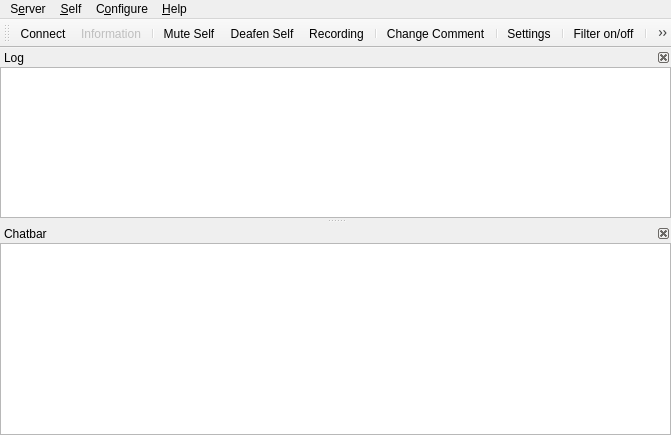
<?xml version="1.0" encoding="UTF-8"?>
<ui version="4.0">
 <class>MainWindow</class>
 <widget class="QMainWindow" name="MainWindow">
  <property name="geometry">
   <rect>
    <x>0</x>
    <y>0</y>
    <width>671</width>
    <height>435</height>
   </rect>
  </property>
  <property name="windowTitle">
   <string>Mumble</string>
  </property>
  <property name="dockOptions">
   <set>QMainWindow::AllowNestedDocks|QMainWindow::AnimatedDocks</set>
  </property>
  <property name="unifiedTitleAndToolBarOnMac">
   <bool>true</bool>
  </property>
  <widget class="UserView" name="qtvUsers">
   <property name="contextMenuPolicy">
    <enum>Qt::CustomContextMenu</enum>
   </property>
   <property name="acceptDrops">
    <bool>true</bool>
   </property>
   <property name="dragEnabled">
    <bool>true</bool>
   </property>
   <property name="rootIsDecorated">
    <bool>false</bool>
   </property>
   <property name="uniformRowHeights">
    <bool>true</bool>
   </property>
   <property name="headerHidden">
    <bool>true</bool>
   </property>
   <attribute name="headerVisible">
    <bool>false</bool>
   </attribute>
  </widget>
  <widget class="QMenuBar" name="menubar">
   <property name="geometry">
    <rect>
     <x>0</x>
     <y>0</y>
     <width>671</width>
     <height>22</height>
    </rect>
   </property>
   <widget class="QMenu" name="qmConfig">
    <property name="title">
     <string>C&amp;onfigure</string>
    </property>
    <addaction name="qaConfigDialog"/>
   </widget>
   <widget class="QMenu" name="qmHelp">
    <property name="title">
     <string>&amp;Help</string>
    </property>
    <addaction name="qaHelpWhatsThis"/>
    <addaction name="separator"/>
    <addaction name="qaHelpAbout"/>
    <addaction name="qaHelpAboutQt"/>
    <addaction name="separator"/>
    <addaction name="qaHelpVersionCheck"/>
   </widget>
   <widget class="QMenu" name="qmServer">
    <property name="title">
     <string>S&amp;erver</string>
    </property>
   </widget>
   <widget class="QMenu" name="qmSelf">
    <property name="title">
     <string>&amp;Self</string>
    </property>
    <addaction name="qaAudioMute"/>
    <addaction name="qaAudioDeaf"/>
    <addaction name="qaSelfPrioritySpeaker"/>
    <addaction name="separator"/>
    <addaction name="qaRecording"/>
    <addaction name="separator"/>
    <addaction name="qaSelfComment"/>
    <addaction name="qaServerTexture"/>
    <addaction name="qaServerTextureRemove"/>
    <addaction name="separator"/>
    <addaction name="qaSelfRegister"/>
    <addaction name="qaAudioStats"/>
   </widget>
   <addaction name="qmServer"/>
   <addaction name="qmSelf"/>
   <addaction name="qmConfig"/>
   <addaction name="qmHelp"/>
  </widget>
  <widget class="QDockWidget" name="qdwLog">
   <property name="minimumSize">
    <size>
     <width>250</width>
     <height>93</height>
    </size>
   </property>
   <property name="features">
    <set>QDockWidget::DockWidgetClosable|QDockWidget::DockWidgetMovable</set>
   </property>
   <property name="windowTitle">
    <string>Log</string>
   </property>
   <attribute name="dockWidgetArea">
    <number>1</number>
   </attribute>
   <widget class="LogTextBrowser" name="qteLog">
    <property name="contextMenuPolicy">
     <enum>Qt::CustomContextMenu</enum>
    </property>
    <property name="whatsThis">
     <string>This shows all recent activity. Connecting to servers, errors and information messages all show up here.&lt;br /&gt;To configure exactly which messages show up here, use the &lt;b&gt;Settings&lt;/b&gt; command from the menu.</string>
    </property>
    <property name="openLinks">
     <bool>false</bool>
    </property>
   </widget>
  </widget>
  <widget class="QDockWidget" name="qdwChat">
   <property name="sizePolicy">
    <sizepolicy hsizetype="Preferred" vsizetype="Preferred">
     <horstretch>0</horstretch>
     <verstretch>0</verstretch>
    </sizepolicy>
   </property>
   <property name="toolTip">
    <string/>
   </property>
   <property name="whatsThis">
    <string>This is the chatbar&lt;br /&gt;If you enter text here and then press enter the text is sent to the user or channel that was selected. If nothing is selected the message is sent to your current channel.</string>
   </property>
   <property name="features">
    <set>QDockWidget::DockWidgetClosable|QDockWidget::DockWidgetMovable</set>
   </property>
   <property name="windowTitle">
    <string>Chatbar</string>
   </property>
   <attribute name="dockWidgetArea">
    <number>1</number>
   </attribute>
   <widget class="ChatbarTextEdit" name="qteChat">
    <property name="sizePolicy">
     <sizepolicy hsizetype="Expanding" vsizetype="MinimumExpanding">
      <horstretch>0</horstretch>
      <verstretch>0</verstretch>
     </sizepolicy>
    </property>
    <property name="maximumSize">
     <size>
      <width>16777215</width>
      <height>16777215</height>
     </size>
    </property>
    <property name="acceptRichText">
     <bool>false</bool>
    </property>
   </widget>
  </widget>
  <widget class="QToolBar" name="qtIconToolbar">
   <property name="windowTitle">
    <string>Icon Toolbar</string>
   </property>
   <attribute name="toolBarArea">
    <enum>TopToolBarArea</enum>
   </attribute>
   <attribute name="toolBarBreak">
    <bool>false</bool>
   </attribute>
   <addaction name="qaServerConnect"/>
   <addaction name="qaServerInformation"/>
   <addaction name="separator"/>
   <addaction name="qaAudioMute"/>
   <addaction name="qaAudioDeaf"/>
   <addaction name="qaRecording"/>
   <addaction name="separator"/>
   <addaction name="qaSelfComment"/>
   <addaction name="separator"/>
   <addaction name="qaConfigDialog"/>
   <addaction name="separator"/>
   <addaction name="qaFilterToggle"/>
   <addaction name="separator"/>
   <addaction name="qaSearch"/>
  </widget>
  <action name="qaQuit">
   <property name="text">
    <string>&amp;Quit Mumble</string>
   </property>
   <property name="toolTip">
    <string>Closes the program</string>
   </property>
   <property name="whatsThis">
    <string>Exits the application.</string>
   </property>
   <property name="shortcut">
    <string>Ctrl+Q</string>
   </property>
  </action>
  <action name="qaHide">
   <property name="text">
    <string>&amp;Hide Mumble</string>
   </property>
   <property name="toolTip">
    <string>Hides the main Mumble window.</string>
   </property>
   <property name="whatsThis">
    <string>Hides the main Mumble window. Restore by clicking on the tray icon or starting Mumble again.</string>
   </property>
  </action>
  <action name="qaServerConnect">
   <property name="icon">
    <iconset>
     <normaloff>skin:categories/applications-internet.svg</normaloff>skin:categories/applications-internet.svg</iconset>
   </property>
   <property name="text">
    <string>&amp;Connect...</string>
   </property>
   <property name="toolTip">
    <string>Open the server connection dialog</string>
   </property>
   <property name="whatsThis">
    <string>Shows a dialog of registered servers, and also allows quick-connect.</string>
   </property>
   <property name="iconVisibleInMenu">
    <bool>false</bool>
   </property>
  </action>
  <action name="qaServerDisconnect">
   <property name="enabled">
    <bool>false</bool>
   </property>
   <property name="text">
    <string>&amp;Disconnect</string>
   </property>
   <property name="toolTip">
    <string>Disconnect from server</string>
   </property>
   <property name="whatsThis">
    <string>Disconnects you from the server.</string>
   </property>
  </action>
  <action name="qaServerBanList">
   <property name="enabled">
    <bool>false</bool>
   </property>
   <property name="text">
    <string>&amp;Ban list...</string>
   </property>
   <property name="toolTip">
    <string>Edit ban list on server</string>
   </property>
   <property name="whatsThis">
    <string>This lets you edit the server-side IP ban list.</string>
   </property>
  </action>
  <action name="qaServerInformation">
   <property name="enabled">
    <bool>false</bool>
   </property>
   <property name="icon">
    <iconset>
     <normaloff>skin:Information_icon.svg</normaloff>skin:Information_icon.svg</iconset>
   </property>
   <property name="text">
    <string>&amp;Information...</string>
   </property>
   <property name="toolTip">
    <string>Show information about the server connection</string>
   </property>
   <property name="whatsThis">
    <string>This will show extended information about the connection to the server.</string>
   </property>
   <property name="iconVisibleInMenu">
    <bool>false</bool>
   </property>
  </action>
  <action name="qaUserKick">
   <property name="text">
    <string>&amp;Kick...</string>
   </property>
   <property name="toolTip">
    <string>Kick user (with reason)</string>
   </property>
   <property name="whatsThis">
    <string>Kick selected user off server. You'll be asked to specify a reason.</string>
   </property>
  </action>
  <action name="qaUserMute">
   <property name="checkable">
    <bool>true</bool>
   </property>
   <property name="text">
    <string>&amp;Mute</string>
   </property>
   <property name="toolTip">
    <string>Mute user</string>
   </property>
   <property name="whatsThis">
    <string>Mute or unmute user on server. Unmuting a deafened user will also undeafen them.</string>
   </property>
  </action>
  <action name="qaUserBan">
   <property name="text">
    <string>&amp;Ban...</string>
   </property>
   <property name="toolTip">
    <string>Kick and ban user (with reason)</string>
   </property>
   <property name="whatsThis">
    <string>Kick and ban selected user from server. You'll be asked to specify a reason.</string>
   </property>
  </action>
  <action name="qaUserDeaf">
   <property name="checkable">
    <bool>true</bool>
   </property>
   <property name="text">
    <string>&amp;Deafen</string>
   </property>
   <property name="toolTip">
    <string>Deafen user</string>
   </property>
   <property name="whatsThis">
    <string>Deafen or undeafen user on server. Deafening a user will also mute them.</string>
   </property>
  </action>
  <action name="qaUserLocalIgnore">
   <property name="checkable">
    <bool>true</bool>
   </property>
   <property name="text">
    <string>Ignore Messages</string>
   </property>
   <property name="toolTip">
    <string>Locally ignore user's text chat messages.</string>
   </property>
   <property name="whatsThis">
    <string>Silently drops all text messages from the user.</string>
   </property>
  </action>
  <action name="qaUserLocalVolume">
   <property name="text">
    <string>Local Volume Adjustment...</string>
   </property>
   <property name="toolTip">
    <string>Locally adjust the user's speech volume.</string>
   </property>
   <property name="whatsThis">
    <string>Opens a dialog with a volume slider. Use this on other users in the same room.</string>
   </property>
  </action>
  <action name="qaUserLocalMute">
   <property name="checkable">
    <bool>true</bool>
   </property>
   <property name="text">
    <string>&amp;Local Mute</string>
   </property>
   <property name="toolTip">
    <string>Mute user locally</string>
   </property>
   <property name="whatsThis">
    <string>Mute or unmute user locally. Use this on other users in the same room.</string>
   </property>
  </action>
  <action name="qaUserTextMessage">
   <property name="text">
    <string>Send &amp;Message...</string>
   </property>
   <property name="toolTip">
    <string>Send a Text Message</string>
   </property>
   <property name="whatsThis">
    <string>Sends a text message to another user.</string>
   </property>
  </action>
  <action name="qaChannelAdd">
   <property name="text">
    <string>&amp;Add...</string>
   </property>
   <property name="toolTip">
    <string>Add new channel</string>
   </property>
   <property name="whatsThis">
    <string>This adds a new sub-channel to the currently selected channel.</string>
   </property>
  </action>
  <action name="qaChannelRemove">
   <property name="text">
    <string>&amp;Remove...</string>
   </property>
   <property name="toolTip">
    <string>Remove channel</string>
   </property>
   <property name="whatsThis">
    <string>This removes a channel and all sub-channels.</string>
   </property>
  </action>
  <action name="qaChannelACL">
   <property name="text">
    <string>&amp;Edit...</string>
   </property>
   <property name="toolTip">
    <string>Edit Groups and ACL for channel</string>
   </property>
   <property name="whatsThis">
    <string>This opens the Group and ACL dialog for the channel, to control permissions.</string>
   </property>
  </action>
  <action name="qaChannelLink">
   <property name="text">
    <string>&amp;Link</string>
   </property>
   <property name="toolTip">
    <string>Link your channel to another channel</string>
   </property>
   <property name="whatsThis">
    <string>This links your current channel to the selected channel. If users in a channel have permission to speak in the other channel, users can now hear each other. This is a permanent link, and will last until manually unlinked or the server is restarted. Please see the shortcuts for push-to-link.</string>
   </property>
  </action>
  <action name="qaChannelUnlink">
   <property name="text">
    <string comment="Channel">&amp;Unlink</string>
   </property>
   <property name="toolTip">
    <string>Unlink your channel from another channel</string>
   </property>
   <property name="whatsThis">
    <string>This unlinks your current channel from the selected channel.</string>
   </property>
  </action>
  <action name="qaChannelUnlinkAll">
   <property name="text">
    <string>&amp;Unlink All</string>
   </property>
   <property name="toolTip">
    <string>Unlinks your channel from all linked channels.</string>
   </property>
   <property name="whatsThis">
    <string>This unlinks your current channel (not the selected one) from all linked channels.</string>
   </property>
  </action>
  <action name="qaAudioReset">
   <property name="text">
    <string>&amp;Reset</string>
   </property>
   <property name="toolTip">
    <string>Reset audio preprocessor</string>
   </property>
   <property name="whatsThis">
    <string>This will reset the audio preprocessor, including noise cancellation, automatic gain and voice activity detection. If something suddenly worsens the audio environment (like dropping the microphone) and it was temporary, use this to avoid having to wait for the preprocessor to readjust.</string>
   </property>
  </action>
  <action name="qaAudioMute">
   <property name="checkable">
    <bool>true</bool>
   </property>
   <property name="icon">
    <iconset>
     <normaloff>skin:actions/audio-input-microphone.svg</normaloff>
     <normalon>skin:actions/audio-input-microphone-muted.svg</normalon>
     <activeon>skin:actions/audio-input-microphone-muted.svg</activeon>skin:actions/audio-input-microphone.svg</iconset>
   </property>
   <property name="text">
    <string>&amp;Mute Self</string>
   </property>
   <property name="toolTip">
    <string>Mute yourself</string>
   </property>
   <property name="whatsThis">
    <string>Mute or unmute yourself. When muted, you will not send any data to the server. Unmuting while deafened will also undeafen.</string>
   </property>
   <property name="iconVisibleInMenu">
    <bool>false</bool>
   </property>
  </action>
  <action name="qaAudioDeaf">
   <property name="checkable">
    <bool>true</bool>
   </property>
   <property name="icon">
    <iconset>
     <normaloff>skin:self_undeafened.svg</normaloff>
     <normalon>skin:deafened_self.svg</normalon>
     <activeon>skin:deafened_self.svg</activeon>skin:self_undeafened.svg</iconset>
   </property>
   <property name="text">
    <string>&amp;Deafen Self</string>
   </property>
   <property name="toolTip">
    <string>Deafen yourself</string>
   </property>
   <property name="whatsThis">
    <string>Deafen or undeafen yourself. When deafened, you will not hear anything. Deafening yourself will also mute.</string>
   </property>
   <property name="iconVisibleInMenu">
    <bool>false</bool>
   </property>
  </action>
  <action name="qaAudioTTS">
   <property name="checkable">
    <bool>false</bool>
   </property>
   <property name="text">
    <string>&amp;Text-To-Speech</string>
   </property>
   <property name="toolTip">
    <string>Toggle Text-To-Speech</string>
   </property>
   <property name="whatsThis">
    <string>Enable or disable the text-to-speech engine. Only messages enabled for TTS in the Configuration dialog will actually be spoken.</string>
   </property>
  </action>
  <action name="qaAudioStats">
   <property name="text">
    <string>Audio S&amp;tatistics...</string>
   </property>
   <property name="toolTip">
    <string>Display audio statistics</string>
   </property>
   <property name="whatsThis">
    <string>Pops up a small dialog with information about your current audio input.</string>
   </property>
  </action>
  <action name="qaAudioUnlink">
   <property name="text">
    <string>&amp;Unlink Plugins</string>
   </property>
   <property name="toolTip">
    <string>Forcibly unlink plugin</string>
   </property>
   <property name="whatsThis">
    <string>This forces the current plugin to unlink, which is handy if it is reading completely wrong data.</string>
   </property>
  </action>
  <action name="qaConfigDialog">
   <property name="icon">
    <iconset>
     <normaloff>skin:config_basic.png</normaloff>skin:config_basic.png</iconset>
   </property>
   <property name="text">
    <string>&amp;Settings...</string>
   </property>
   <property name="toolTip">
    <string>Configure Mumble</string>
   </property>
   <property name="whatsThis">
    <string>Allows you to change most settings for Mumble.</string>
   </property>
   <property name="menuRole">
    <enum>QAction::PreferencesRole</enum>
   </property>
   <property name="iconVisibleInMenu">
    <bool>false</bool>
   </property>
  </action>
  <action name="qaFilterToggle">
   <property name="checkable">
    <bool>true</bool>
   </property>
   <property name="icon">
    <iconset>
     <normaloff>skin:filter_off.svg</normaloff>
     <normalon>skin:filter_on.svg</normalon>
     <activeon>skin:filter_on.svg</activeon>skin:filter_off.svg</iconset>
   </property>
   <property name="text">
    <string>&amp;Filter on/off</string>
   </property>
   <property name="toolTip">
    <string>Toggle the channel filter (Ctrl+F)</string>
   </property>
   <property name="whatsThis">
    <string>Enable or disable the filtering of select channels.
By default all empty channels will be filtered.
You can mark additional channels for filtering from
the channel's context menu.</string>
   </property>
   <property name="shortcut">
    <string>Ctrl+F</string>
   </property>
   <property name="iconVisibleInMenu">
    <bool>false</bool>
   </property>
  </action>
  <action name="qaAudioWizard">
   <property name="text">
    <string>&amp;Audio Wizard...</string>
   </property>
   <property name="toolTip">
    <string>Start the audio configuration wizard</string>
   </property>
   <property name="whatsThis">
    <string>This will guide you through the process of configuring your audio hardware.</string>
   </property>
  </action>
  <action name="qaDeveloperConsole">
   <property name="text">
    <string>Developer &amp;Console...</string>
   </property>
   <property name="toolTip">
    <string>Show the Developer Console</string>
   </property>
   <property name="whatsThis">
    <string>Shows the Mumble Developer Console, where Mumble's log output can be inspected.</string>
   </property>
  </action>
  <action name="qaHelpWhatsThis">
   <property name="text">
    <string>&amp;What's This?</string>
   </property>
   <property name="toolTip">
    <string>Enter What's This? mode</string>
   </property>
   <property name="whatsThis">
    <string>Click this to enter &quot;What's This?&quot; mode. Your cursor will turn into a question mark. Click on any button, menu choice or area to show a description of what it is.</string>
   </property>
  </action>
  <action name="qaHelpAbout">
   <property name="text">
    <string>&amp;About...</string>
   </property>
   <property name="toolTip">
    <string>Information about Mumble</string>
   </property>
   <property name="whatsThis">
    <string>Shows a small dialog with information and license for Mumble.</string>
   </property>
   <property name="menuRole">
    <enum>QAction::AboutRole</enum>
   </property>
  </action>
  <action name="qaHelpAboutSpeex">
   <property name="text">
    <string>About &amp;Speex...</string>
   </property>
   <property name="toolTip">
    <string>Information about Speex</string>
   </property>
   <property name="whatsThis">
    <string>Shows a small dialog with information about Speex.</string>
   </property>
   <property name="menuRole">
    <enum>QAction::ApplicationSpecificRole</enum>
   </property>
  </action>
  <action name="qaHelpAboutQt">
   <property name="text">
    <string>About &amp;Qt...</string>
   </property>
   <property name="toolTip">
    <string>Information about Qt</string>
   </property>
   <property name="whatsThis">
    <string>Shows a small dialog with information about Qt.</string>
   </property>
   <property name="menuRole">
    <enum>QAction::AboutQtRole</enum>
   </property>
  </action>
  <action name="qaHelpVersionCheck">
   <property name="text">
    <string>Check for &amp;Updates</string>
   </property>
   <property name="toolTip">
    <string>Check for new version of Mumble</string>
   </property>
   <property name="whatsThis">
    <string>Connects to the Mumble webpage to check if a new version is available, and notifies you with an appropriate download URL if this is the case.</string>
   </property>
  </action>
  <action name="qaChannelSendMessage">
   <property name="text">
    <string>Send &amp;Message...</string>
   </property>
   <property name="toolTip">
    <string>Send a Text Message</string>
   </property>
   <property name="whatsThis">
    <string>Sends a text message to all users in a channel.</string>
   </property>
  </action>
  <action name="qaChannelCopyURL">
   <property name="text">
    <string>&amp;Copy URL</string>
   </property>
   <property name="toolTip">
    <string>Copies a link to this channel to the clipboard.</string>
   </property>
   <property name="whatsThis">
    <string>Copies a link to this channel to the clipboard.</string>
   </property>
  </action>
  <action name="qaConfigMinimal">
   <property name="checkable">
    <bool>true</bool>
   </property>
   <property name="text">
    <string>&amp;Minimal View</string>
   </property>
   <property name="toolTip">
    <string>Toggle minimal window modes</string>
   </property>
   <property name="whatsThis">
    <string>This will toggle minimal mode, where the log window and menu is hidden.</string>
   </property>
  </action>
  <action name="qaConfigHideFrame">
   <property name="checkable">
    <bool>true</bool>
   </property>
   <property name="text">
    <string>Hide Frame</string>
   </property>
   <property name="toolTip">
    <string>Toggle showing frame on minimal window</string>
   </property>
   <property name="whatsThis">
    <string>This will toggle whether the minimal window should have a frame for moving and resizing.</string>
   </property>
  </action>
  <action name="qaConfigCert">
   <property name="text">
    <string>&amp;Certificate Wizard...</string>
   </property>
   <property name="toolTip">
    <string>Configure certificates for strong authentication</string>
   </property>
   <property name="whatsThis">
    <string>This starts the wizard for creating, importing and exporting certificates for authentication against servers.</string>
   </property>
  </action>
  <action name="qaUserRegister">
   <property name="text">
    <string>&amp;Register...</string>
   </property>
   <property name="toolTip">
    <string>Register user on server</string>
   </property>
   <property name="whatsThis">
    <string>This will permanently register the user on the server.</string>
   </property>
  </action>
  <action name="qaUserFriendAdd">
   <property name="text">
    <string>Add &amp;Friend</string>
   </property>
   <property name="toolTip">
    <string>Adds a user as your friend.</string>
   </property>
   <property name="whatsThis">
    <string>This will add the user as a friend, so you can recognize him on this and other servers.</string>
   </property>
  </action>
  <action name="qaUserFriendRemove">
   <property name="text">
    <string>&amp;Remove Friend</string>
   </property>
   <property name="toolTip">
    <string>Removes a user from your friends.</string>
   </property>
   <property name="whatsThis">
    <string>This will remove a user from your friends list.</string>
   </property>
  </action>
  <action name="qaUserFriendUpdate">
   <property name="text">
    <string>&amp;Update Friend</string>
   </property>
   <property name="toolTip">
    <string>Update name of your friend.</string>
   </property>
   <property name="whatsThis">
    <string>Your friend uses a different name than what is in your database. This will update the name.</string>
   </property>
  </action>
  <action name="qaServerUserList">
   <property name="text">
    <string>Registered &amp;Users...</string>
   </property>
   <property name="toolTip">
    <string>Edit registered users list</string>
   </property>
   <property name="whatsThis">
    <string>This opens the editor for registered users, which allow you to change their name or unregister them.</string>
   </property>
  </action>
  <action name="qaServerTexture">
   <property name="text">
    <string>Change &amp;Avatar...</string>
   </property>
   <property name="toolTip">
    <string>Change your avatar image on this server</string>
   </property>
  </action>
  <action name="qaServerTokens">
   <property name="text">
    <string>&amp;Access Tokens...</string>
   </property>
   <property name="toolTip">
    <string>Add or remove text-based access tokens</string>
   </property>
  </action>
  <action name="qaServerTextureRemove">
   <property name="text">
    <string>&amp;Remove Avatar</string>
   </property>
   <property name="toolTip">
    <string>Remove currently defined avatar image.</string>
   </property>
  </action>
  <action name="qaUserCommentReset">
   <property name="text">
    <string>Reset &amp;Comment...</string>
   </property>
   <property name="toolTip">
    <string>Reset the comment of the selected user.</string>
   </property>
  </action>
  <action name="qaUserTextureReset">
   <property name="text">
    <string>Reset &amp;Avatar...</string>
   </property>
   <property name="toolTip">
    <string>Reset the avatar of the selected user.</string>
   </property>
  </action>
  <action name="qaChannelJoin">
   <property name="text">
    <string>&amp;Join Channel</string>
   </property>
  </action>
  <action name="qaChannelFilter">
   <property name="checkable">
    <bool>true</bool>
   </property>
   <property name="text">
    <string>&amp;Hide Channel when Filtering</string>
   </property>
  </action>
  <action name="qaUserCommentView">
   <property name="text">
    <string>View Comment...</string>
   </property>
   <property name="toolTip">
    <string>View comment in editor</string>
   </property>
  </action>
  <action name="qaUserInformation">
   <property name="text">
    <string>&amp;Information...</string>
   </property>
   <property name="toolTip">
    <string>Query server for connection information for user</string>
   </property>
  </action>
  <action name="qaSelfComment">
   <property name="icon">
    <iconset>
     <normaloff>skin:self_comment.svg</normaloff>skin:self_comment.svg</iconset>
   </property>
   <property name="text">
    <string>&amp;Change Comment...</string>
   </property>
   <property name="toolTip">
    <string>Change your own comment</string>
   </property>
   <property name="iconVisibleInMenu">
    <bool>false</bool>
   </property>
  </action>
  <action name="qaSelfRegister">
   <property name="text">
    <string>R&amp;egister...</string>
   </property>
   <property name="toolTip">
    <string>Register yourself on the server</string>
   </property>
  </action>
  <action name="qaUserPrioritySpeaker">
   <property name="checkable">
    <bool>true</bool>
   </property>
   <property name="text">
    <string>Priority Speaker</string>
   </property>
  </action>
  <action name="qaSelfPrioritySpeaker">
   <property name="checkable">
    <bool>true</bool>
   </property>
   <property name="text">
    <string>Priority Speaker</string>
   </property>
  </action>
  <action name="qaRecording">
   <property name="icon">
    <iconset>
     <normaloff>skin:actions/media-record.svg</normaloff>skin:actions/media-record.svg</iconset>
   </property>
   <property name="text">
    <string>Recording</string>
   </property>
   <property name="iconVisibleInMenu">
    <bool>false</bool>
   </property>
  </action>
  <action name="qaShow">
   <property name="text">
    <string>Show</string>
   </property>
   <property name="toolTip">
    <string>Shows the main Mumble window.</string>
   </property>
  </action>
  <action name="qaSearch">
   <property name="icon">
    <iconset>
     <normaloff>skin:magnifier.svg</normaloff>skin:magnifier.svg</iconset>
   </property>
   <property name="text">
    <string>Search</string>
   </property>
   <property name="toolTip">
    <string>Search for a user or channel (Ctrl+F)</string>
   </property>
   <property name="shortcut">
    <string>Ctrl+F</string>
   </property>
  </action>

 </widget>
 <customwidgets>
  <customwidget>
   <class>UserView</class>
   <extends>QTreeView</extends>
   <header>UserView.h</header>
  </customwidget>
  <customwidget>
   <class>ChatbarTextEdit</class>
   <extends>QTextEdit</extends>
   <header>CustomElements.h</header>
  </customwidget>
  <customwidget>
   <class>LogTextBrowser</class>
   <extends>QTextBrowser</extends>
   <header>CustomElements.h</header>
  </customwidget>
 </customwidgets>
 <resources/>
 <connections/>
</ui>
